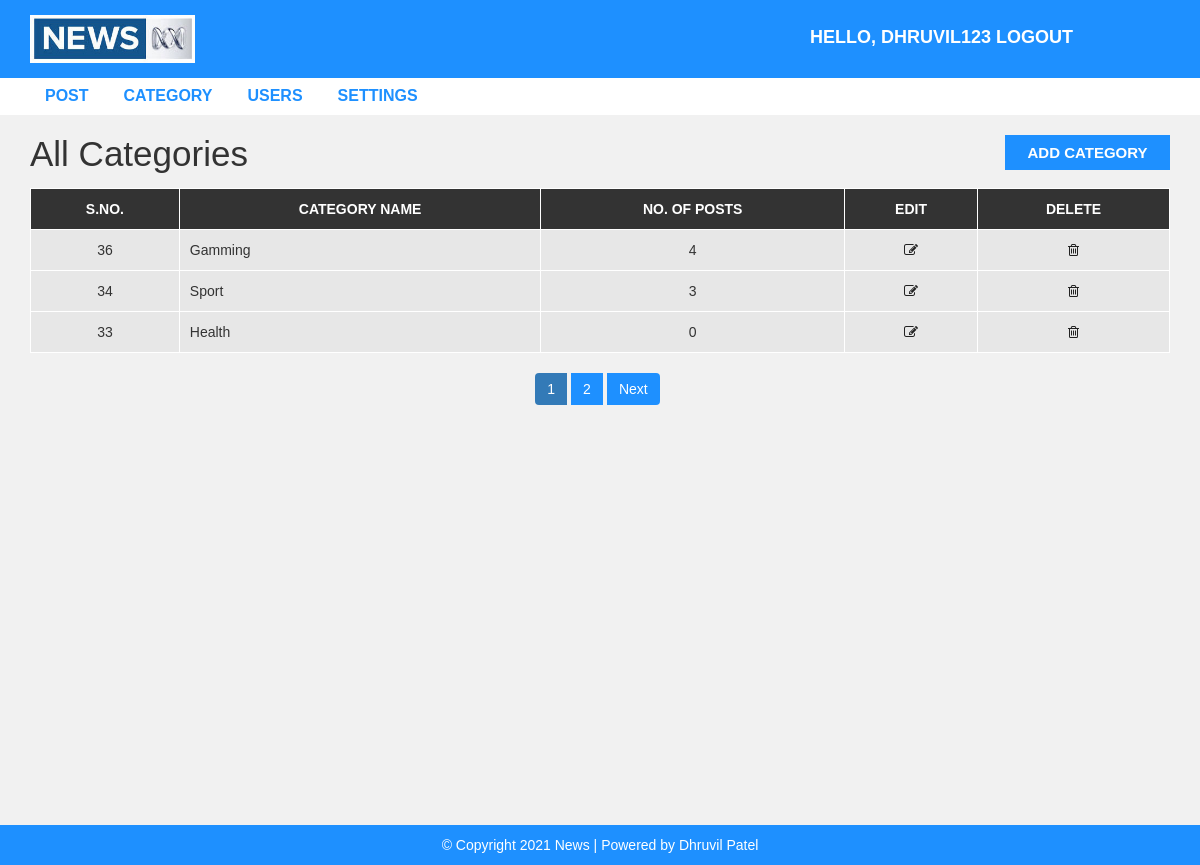
/admin/category.php (signed in), run on the app's committed database.
### tables this page shows
CREATE TABLE `category` (
  `category_id` int(11) NOT NULL,
  `category_name` varchar(100) NOT NULL,
  `post` int(11) NOT NULL DEFAULT 0
);

### admin/category.php (the view, shortened to what this page needs)
<?php
include "common/header.php";
include "common/connection.php";
$limit = 3;
if(isset($_GET['page'])){
    $page = $_GET['page'];
}else{
    $page = 1;
}
$offset = ($page -1) * $limit;
?>
<div id="admin-content">
    <div class="container">
        <div class="row">
            <div class="col-md-10">
                <h1 class="admin-heading">All Categories</h1>
            </div>
            <div class="col-md-2">
                <a class="add-new" href="add-category.php">add category</a>
            </div>
            <div class="col-md-12">
            <?php
                $sql = "SELECT * from category ORDER BY category_id DESC LIMIT {$offset},{$limit}";
                $result = mysqli_query($conn,$sql) or Die('Query Failed:- '.mysqli_error($conn));
                if(mysqli_num_rows($result) > 0){
            ?>
                <table class="content-table">
                    <thead>
                        <th>S.No.</th>
                        <th>Category Name</th>
                        <th>No. of Posts</th>
                        <th>Edit</th>
                        <th>Delete</th>
                    </thead>
                    <?php
                        while($row = mysqli_fetch_assoc($result)){
                    ?>
                    <tbody>
                        <tr>
                            <td class='id'><?php echo $row['category_id'];?></td>
                            <td><?php echo $row['category_name'];?></td>
                            <td><?php echo $row['post'];?></td>
                            <td class='edit'><a href='update-category.php?id=<?php echo $row['category_id'];?>'><i class='fa fa-edit'></i></a></td>
                            <td class='delete'><a href='delete-category.php?id=<?php echo $row['category_id'];?>'><i class='fa fa-trash-o'></i></a></td>
                        </tr>
                        <?php
                        }
                        ?>
                    </tbody>
                </table>
                <?php
                }
                $sql1 = "SELECT * from category";
                $result1 = mysqli_query($conn, $sql1) or Die('Query Failed'.mysqli_error($conn));
                if(mysqli_num_rows($result1)){
                    $total_records = mysqli_num_rows($result1);
                    $total_page = ceil($total_records / $limit);
                    echo "<ul class='pagination admin-pagination'>";
                    for($i = 1; $i <= $total_page; $i++){
                        if($i == $page){
                            $active = "active";
                        }
                        else{
                            $active = "";
                        }
                        echo '<li class = "'.$active.'"><a href="category.php?page='.$i.'">'.$i.'</a></li>';
                    }
                   if($total_page > $page){
                    echo '<li><a href="category.php?page='.($page + 1).'">Next</a></li>';
                   }
                   echo'</ul>';
                }
                ?>
            </div>
        </div>
    </div>
</div>
<?php include "common/footer.php"; ?>

### css/style.css (style rules this page uses)
body { background: #f1f1f1; font-family: sans-serif,arial,Helvetica; }
a, a:hover, a:focus { text-decoration: none; outline: none; }
ul { margin:0; padding:0; list-style:none; }
#admin-content { padding: 20px 0; min-height: 750px; }
#admin-content .admin-heading { font-size: 35px; margin: 0 0 15px; }
#admin-content .add-new { color: #fff; background-color: #1E90FF; font-size: 15px; font-weight: 600; text-align: center; text-transform: uppercase; padding: 7px 10px; display: block; transition: all 0.3s; }
#admin-content .content-table { border: 1px solid #000; width: 100%; margin: 0 0 20px; }
#admin-content .content-table thead { color: #fff; background-color: #333; }
#admin-content .content-table th { padding: 10px; border: 1px solid #fff; font-weight: 600; text-align: center; text-transform: uppercase; }
#admin-content .content-table tbody { color: #333; }
#admin-content .content-table tbody tr { background-color: #e7e7e7; }
#admin-content .content-table tbody td { padding: 10px; border: 1px solid #fff; text-align: center; }
#admin-content .content-table tbody td:nth-child(2) { text-align: left; }
#admin-content .admin-pagination { margin: 0; }
#admin-content .admin-pagination li a { display: block; }
.id, .edit, .delete { text-align:center; }
.pagination { display: block; text-align: center; margin: 0; }
.pagination li { display:inline-block; margin: 0 5px 0 0; }
.pagination li a { border: none; background: #1e90ff; color: #fff; }
i.fa { color:#222; }

### data on the page
category: category_id "36", category_name "Gamming", post "4"
category: category_id "34", category_name "Sport", post "3"
category: category_id "33", category_name "Health", post "0"

### other printed values
$_SESSION["username"] "DHRUVIL123"
